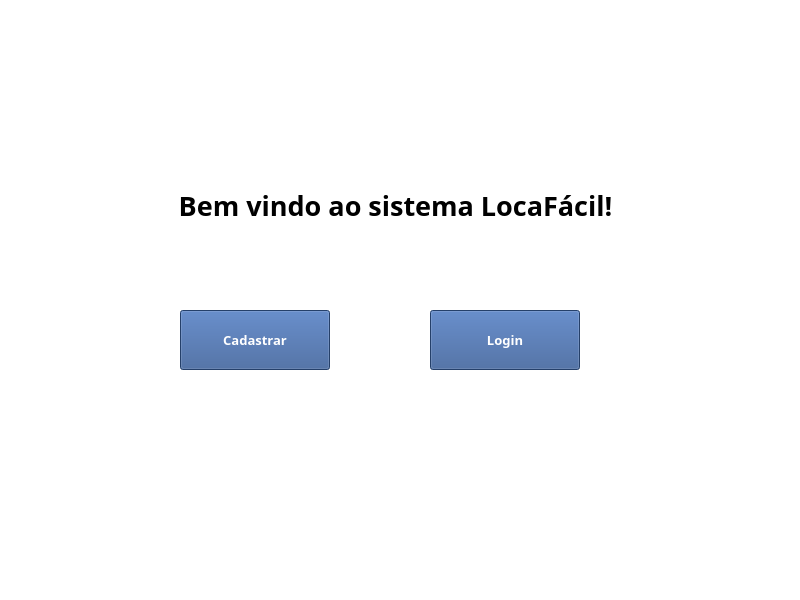
<?xml version="1.0" encoding="UTF-8"?>
<ui version="4.0">
 <class>MainWindow</class>
 <widget class="QMainWindow" name="MainWindow">
  <property name="geometry">
   <rect>
    <x>0</x>
    <y>0</y>
    <width>800</width>
    <height>600</height>
   </rect>
  </property>
  <property name="windowTitle">
   <string>MainWindow</string>
  </property>
  <property name="styleSheet">
   <string notr="true">background-color: rgb(255, 255, 255);</string>
  </property>
  <widget class="QWidget" name="centralwidget">
   <widget class="QLabel" name="label">
    <property name="geometry">
     <rect>
      <x>30</x>
      <y>180</y>
      <width>731</width>
      <height>51</height>
     </rect>
    </property>
    <property name="font">
     <font>
      <family>Gadugi</family>
      <pointsize>20</pointsize>
      <weight>75</weight>
      <bold>true</bold>
      <kerning>false</kerning>
     </font>
    </property>
    <property name="text">
     <string>Bem vindo ao sistema LocaFácil!</string>
    </property>
    <property name="alignment">
     <set>Qt::AlignCenter</set>
    </property>
   </widget>
   <widget class="QPushButton" name="pushButton">
    <property name="geometry">
     <rect>
      <x>180</x>
      <y>310</y>
      <width>150</width>
      <height>60</height>
     </rect>
    </property>
    <property name="font">
     <font>
      <family>Franklin Gothic Medium</family>
      <pointsize>10</pointsize>
      <weight>75</weight>
      <bold>true</bold>
     </font>
    </property>
    <property name="styleSheet">
     <string notr="true">color: rgb(255, 255, 255);
background-color: rgb(52, 89, 149);</string>
    </property>
    <property name="text">
     <string>Cadastrar</string>
    </property>
   </widget>
   <widget class="QPushButton" name="pushButton_2">
    <property name="geometry">
     <rect>
      <x>430</x>
      <y>310</y>
      <width>150</width>
      <height>60</height>
     </rect>
    </property>
    <property name="font">
     <font>
      <family>Gadugi</family>
      <pointsize>10</pointsize>
      <weight>75</weight>
      <bold>true</bold>
     </font>
    </property>
    <property name="styleSheet">
     <string notr="true">color: rgb(255, 255, 255);
background-color: rgb(52, 89, 149);</string>
    </property>
    <property name="text">
     <string>Login</string>
    </property>
   </widget>
  </widget>
  <widget class="QStatusBar" name="statusbar"/>
 </widget>
 <resources/>
 <connections/>
</ui>
